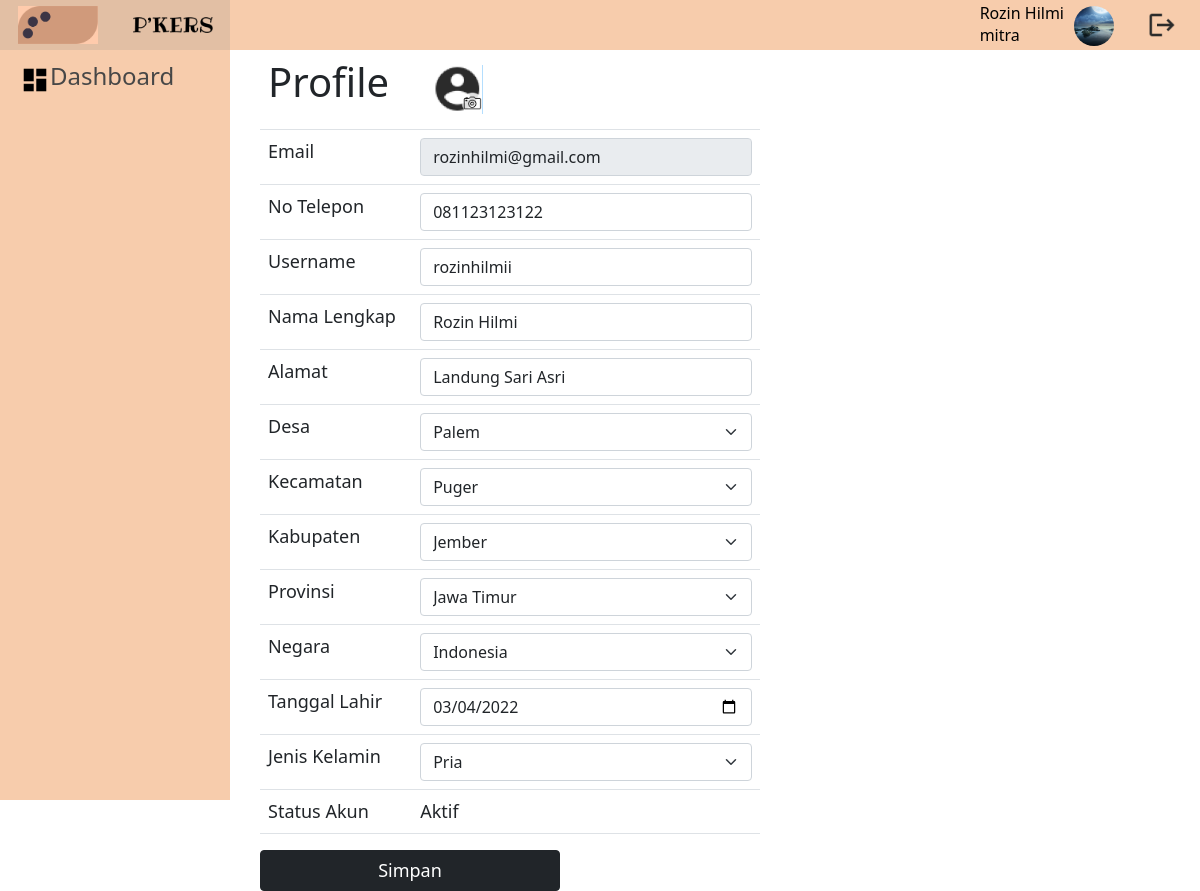
The page /public/About/edit/ (signed in) on the database its author committed.
### tables this page shows
CREATE TABLE `akun_mitra` (
  `email` varchar(250) NOT NULL,
  `no_telepon` varchar(12) NOT NULL,
  `username` varchar(250) NOT NULL,
  `nama_lengkap` varchar(250) NOT NULL,
  `alamat` varchar(250) NOT NULL,
  `desa_id` int(11) NOT NULL,
  `kecamatan_id` int(11) NOT NULL,
  `kabupaten_id` int(11) NOT NULL,
  `provinsi_id` int(11) NOT NULL,
  `negara_id` int(11) NOT NULL,
  `tanggal_lahir` date NOT NULL,
  `jenis_kelamin_id` int(11) NOT NULL,
  `password` varchar(500) NOT NULL,
  `status_akun_id` int(11) NOT NULL,
  `profil` varchar(1000) NOT NULL
);

### app/core/Controller.php (called while the page is built, shortened)
<?php
class Controller{
  public function view($view,$data=[]){
    require_once "../app/views/$view.php";
  }
  public function model($model){
    return new $model;
  }
}
?>

### app/controllers/About.php (called while the page is built, shortened)
<?php
class About extends Controller{
  public function edit(){
    $controller_name = $_SESSION['controller_name'];
    $method_name = $_SESSION['method_name'];
    $data = [
      "controller_name"=>$controller_name,
      "method_name"=> $method_name,
      "user_data"=>$this->model("User_model")->get_data_user($_SESSION['login']['email'])
    ];
    $this->view("$controller_name/$method_name",$data);
  }
}
?>

### app/core/App.php (called while the page is built, shortened)
<?php
class App{
  protected $method = "index";
  protected $params = [];
  public function __construct()
  {
    $url = $this->parseURL();
    if(file_exists("../app/controllers/".$url[0].".php")){
      unset($url[0]);
    }
    else{
      header("Location: ".BASE_URL."/Home");
    }
    $this->controller = new $this->controller;
    if(isset($url[1])){
      if(method_exists($this->controller,$url[1])){
        $this->method = $url[1];
      }
    }
    call_user_func_array([$this->controller, $this->method],$this->params);
  }
  public function parseURL(){
    if(isset($_GET['url'])){
      $url = rtrim($_GET['url'],'/');
      $url = filter_var($url,FILTER_SANITIZE_URL);
      $url = explode("/",$url);
      return $url;
    }
  }
}
?>

### public/index.php (called while the page is built, shortened)
<?php
$app = new App;
?>

### app/core/Database.php (called while the page is built, shortened)
<?php
class Database{
  private $host = DB_HOST;
  private $user = DB_USER;
  private $password = DB_PASSWORD;
  private $name = DB_NAME;
  private $db_handler;
  private $query_statement;
  public function __construct()
  {
    $db_source_name = "mysql:host=".$this->host.";dbname=".$this->name;
    $option = [
      PDO::ATTR_PERSISTENT => true,
      PDO::ATTR_ERRMODE => PDO::ERRMODE_EXCEPTION
    ];
    try {
      $this->db_handler = new PDO($db_source_name,$this->user,$this->password,$option);
    } catch (PDOException $e) {
      die($e->getMessage());
    }
  }
  public function query($query){
    $this->query_statement = $this->db_handler->prepare($query);
  }
  public function bind($param,$value,$type=null){
    if(is_null($type)){
      switch(true){
        default : $type = PDO::PARAM_STR;
      }
    }
    $this->query_statement->bindValue($param,$value,$type);
  }
  public function execute(){
    $this->query_statement->execute();
  }
  public function result_set(){
    $this->execute();
    return $this->query_statement->fetchAll(PDO::FETCH_ASSOC);
  }
  public function single(){
    $this->execute();
    return $this->query_statement->fetch(PDO::FETCH_ASSOC);
  }
}
?>

### app/models/User_model.php (called while the page is built, shortened)
<?php
class User_model{
  private $table = "akun_mitra";
  private $db;
  public function __construct()
  {
    $this->db = new Database;
  }
  public function get_data_user($email){
    try {
      $query = "SELECT * FROM $this->table WHERE email = :email";
      $this->db->query($query);
      $this->db->bind('email',$email);
      return $this->db->single();
    } catch (\Throwable $th) {
      return "Error";
    }
  }
  public function login($email, $password){
    $query = "SELECT * FROM $this->table WHERE email = :email && password = :password && status_akun_id = 1";
    $this->db->query($query);
    $this->db->bind('email',$email);
    $this->db->bind('password',$password);
    return $this->db->single();
  }
  public function get_data_desa(){
    $query = "SELECT * FROM desa";
    $this->db->query($query);
    return $this->db->result_set();
  }
  public function get_data_kecamatan(){
    $query = "SELECT * FROM kecamatan";
    $this->db->query($query);
    return $this->db->result_set();
  }
  public function get_data_kabupaten(){
    $query = "SELECT * FROM kabupaten";
    $this->db->query($query);
    return $this->db->result_set();
  }
  public function get_data_provinsi(){
    $query = "SELECT * FROM provinsi";
    $this->db->query($query);
    return $this->db->result_set();
  }
  public function get_data_negara(){
    $query = "SELECT * FROM negara";
    $this->db->query($query);
    return $this->db->result_set();
  }
}
?>

### app/views/About/edit.php (the view, shortened to what this page needs)
<?php $this->view("Navbar",[]); ?>
<div class="main" style="padding-left: 30px;">
  <form action="" method="POST">
    <table class="table" style="width: 500px;">
        <tr>
          <td><h1>Profile</h1></td>
          <td>
            <form action="" method="POST">
              <button class="btn" type="submit" name="tombol_photo">
                <img src="<?= BASE_URL ?>/icon/null_photo.png" style="width: 50px;cursor:pointer" alt="">
              </button>
            </form>
          </td>
        </tr>
        <tr>
          <td>Email</td>
          <td><input class="form-control" placeholder="email" value="<?= $data['user_data']['email'] ?>" disabled></td>
        </tr>
        <tr>
          <td>No Telepon</td>
          <td><input type="text" name="no_telepon" class="form-control" placeholder="no_telepon" value="<?= $data['user_data']['no_telepon'] ?>" ></td>
        </tr>
        <tr>
          <td>Username</td>
          <td><input type="text" name="username" class="form-control" placeholder="username" value="<?= $data['user_data']['username'] ?>" ></td>
        </tr>
        <tr>
          <td>Nama Lengkap</td>
          <td><input type="text" name="nama_lengkap" class="form-control" placeholder="nama_lengkap" value="<?= $data['user_data']['nama_lengkap'] ?>"></td>
        </tr>
        <tr>
          <td>Alamat</td>
          <td>
            <input class="form-control" type="text" name="alamat" value="<?= $data['user_data']['alamat'] ?>">
          </td>
        </tr>
        <tr>
          <td>Desa</td>
            <td>
            <span style="display: flex;">
              <select class="form-select" id="desa" name="desa" aria-label="Default select example">
                <?php
                  $data_desa = $this->model("User_model")->get_data_desa();
                  foreach ($data_desa as $desa) {
                    if($desa['id'] == $data['user_data']['desa_id']){ ?>
                      <option value="<?= $desa['id'] ?>"  selected><?= $desa['nama_desa'] ?></option>
                    <?php
                    }
                    else{ ?>
                      <option value="<?= $desa['id'] ?>"><?= $desa['nama_desa'] ?></option>
                    <?php
                    }
                  }
                ?>
              </select>
            </span>
          </td>
        </tr>
        <tr>
          <td>Kecamatan</td>
            <td>
            <span style="display: flex;">
              <select class="form-select" id="kecamatan" name="kecamatan" aria-label="Default select example">
                <?php
                  $data_kecamatan = $this->model("User_model")->get_data_kecamatan();
                  foreach ($data_kecamatan as $kecamatan) {
                    if($kecamatan['id'] == $data['user_data']['kecamatan_id']){ ?>
                      <option value="<?= $kecamatan['id'] ?>"  selected><?= $kecamatan['nama_kecamatan'] ?></option>
                    <?php
                    }
                    else{ ?>
                      <option value="<?= $kecamatan['id'] ?>"><?= $kecamatan['nama_kecamatan'] ?></option>
                    <?php
                    }
                  }
                ?>
              </select>
            </span>
          </td>
        </tr>
        <tr>
          <td>Kabupaten</td>
            <td>
            <span style="display: flex;">
              <select class="form-select" id="kabupaten" name="kabupaten" aria-label="Default select example">
                <?php
                  $kabupaten = $this->model("User_model")->get_data_kabupaten();
                  foreach ($kabupaten as $kabupaten) {
                    if($kabupaten['id'] == $data['user_data']['kabupaten_id']){ ?>
                      <option value="<?= $kabupaten['id'] ?>"  selected><?= $kabupaten['nama_kabupaten'] ?></option>
                    <?php
                    }
                    else{ ?>
                      <option value="<?= $kabupaten['id'] ?>"><?= $kabupaten['nama_kabupaten'] ?></option>
                    <?php
                    }
                  }
                ?>
              </select>
            </span>
          </td>
        </tr>
        <tr>
          <td>Provinsi</td>
            <td>
            <span style="display: flex;">
              <select class="form-select" id="provinsi" name="provinsi" aria-label="Default select example">
                <?php
                  $provinsi = $this->model("User_model")->get_data_provinsi();
                  foreach ($provinsi as $provinsi) {
                    if($provinsi['id'] == $data['user_data']['provinsi_id']){ ?>
                      <option value="<?= $provinsi['id'] ?>"  selected><?= $provinsi['nama_provinsi'] ?></option>
                    <?php
                    }
                    else{ ?>
                      <option value="<?= $provinsi['id'] ?>"><?= $provinsi['nama_provinsi'] ?></option>
                    <?php
                    }
                  }
                ?>
              </select>
            </span>
          </td>
        </tr>
        <tr>
          <td>Negara</td>
            <td>
            <span style="display: flex;">
              <select class="form-select" id="negara" name="negara" aria-label="Default select example">
                <?php
                  $negara = $this->model("User_model")->get_data_negara();
                  foreach ($negara as $negara) {
                    if($negara['id'] == $data['user_data']['negara_id']){ ?>
                      <option value="<?= $negara['id'] ?>"  selected><?= $negara['nama_negara'] ?></option>
                    <?php
                    }
                    else{ ?>
                      <option value="<?= $negara['id'] ?>"><?= $negara['nama_negara'] ?></option>
                    <?php
                    }
                  }
                ?>
              </select>
            </span>
          </td>
        </tr>
        <tr>
          <td>Tanggal Lahir</td>
          <td>
          <input type="date" placeholder="tgl_lahir" value="<?= $data['user_data']['tanggal_lahir'] ?>" name="tanggal_lahir" class="form-control"></td>
        </tr>
        <tr>
          <td>Jenis Kelamin</td>
          <td>
          <span style="display: flex;">
            <select class="form-select" id="jenis_kelamin" name="jenis_kelamin" aria-label="Default select example">
              <?php
                if($data['user_data']['jenis_kelamin_id'] == 1){echo '<option value="1" selected>Pria</option>
                  <option value="2">Wanita</option>';}else{echo '<option value="1">Pria</option>
                    <option value="2" selected>Wanita</option>';}
              ?>
            </select>
          </span>
          </td>
        </tr>
        <tr>
          <td>Status Akun</td>
          <td><?php
            if($data['user_data']['status_akun_id'] == 1){echo "Aktif";}else{echo "Tidak Aktif";}
          ?>
          </td>
        </tr>
      </table>
    <button type="submit" name="edit" value="edit" class="btn btn-dark" style="width: 300px;">Simpan</button>
  </form>
</div>

### app/views/Navbar.php (shortened to what this page needs)
<?php
$photo = $this->model("User_model")->get_data_user($_SESSION['login']['email'])['profil'];
?>
<div class="side-bar">
  <div class="logo">
    <img src="<?= BASE_URL ?>/icon/logo.png" alt="" style="width: 80px;margin:auto">
    <img src="<?= BASE_URL ?>/icon/brand.png" alt="" style="width: 80px;margin:auto">
  </div>
  <a href="<?= BASE_URL ?>/Home">
    <img src="<?= BASE_URL ?>/icon/Dashboard.png" alt="">
    <h4>Dashboard</h4>
  </a>
  <br>
</div>
<div id="nav">
  <div style="display: flex;justify-content:center;align-items: flex-end;">
    <a href="<?= BASE_URL ?>/About" style="text-decoration:none;color:black;cursor:pointer;display:flex;justify-content:center;align-items: center;">
      <div style="display:flex;flex-direction:column;justify-content:space-between;margin-right:10px">
        <h6 style="margin-top: auto;margin-bottom: auto"><?= $this->model("User_model")->get_data_user($_SESSION['login']['email'])['nama_lengkap'] ?></h6>
        <p style="margin-top: auto;margin-bottom: auto">mitra</p>
      </div>
      <?php
      if($photo == ""){ ?>
        <img style="border-radius: 50%;width:40px;height:40px;object-fit: cover;" src="<?= BASE_URL ?>/icon/akun.png" alt="">
      <?php
      }else{ ?>
        <img style="border-radius: 50%;width:40px;height:40px;object-fit: cover;" src="<?= BASE_URL ?>/img/<?= $photo ?>" alt="">
      <?php
      }
      ?>
    </a>
    <form action="" method="POST">
      <button type="submit" name="tombol_logout" class="btn"><img src="<?= BASE_URL ?>/icon/logout.png" style="width: 30px;margin-left:20px" alt=""></button>
    </form>
  </div>
</div id="nav">

### public/style/css/Navbar.css (style rules this page uses)
table tr td { font-size: 18px; }
.btn { font-size: 18px; }
#nav { height: 50px; position: fixed; width: 100%; right: 0; margin-left: 230px; z-index: 10; padding: 10px; display: flex; align-items: center; justify-content: space-between; background-color: #F7CCAC; }
#nav img { width: 40px; }
.side-bar { width: 230px; height: 100vh; background-color: #F7CCAC; z-index: 11; display: flex; flex-direction: column; position: fixed; animation-duration: 2s; }
.side-bar .logo { width: 100%; height: 50px; display: flex; justify-content: center; }
.side-bar a { font-size: 20px; text-decoration: none; color: rgb(71, 71, 71); width: 100%; height: 60px; display: flex; padding-left: 20px; align-items: center; }
.side-bar a img { width: 30px; }
.main { margin-left: 230px; width: 100vmax - 240px; padding-top: 50px; background-color: white; }

### rows shown on the page
akun_mitra: nama_lengkap "Rozin Hilmi", profil (picture), email "rozinhilmi@gmail.com", no_telepon "081123123122", username "rozinhilmii", alamat "Landung Sari Asri", tanggal_lahir "03/04/2022", jenis_kelamin "Pria"

### other values the page prints
form field desa "Palem"
form field kecamatan "Puger"
form field kabupaten "Jember"
form field provinsi "Jawa Timur"
form field negara "Indonesia"
